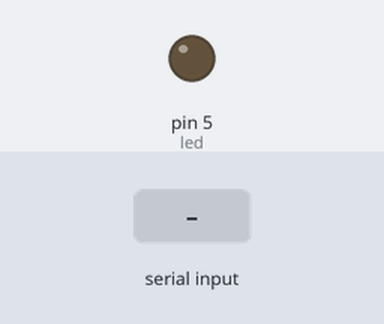
Bench run of a sketch on a simulated Arduino Uno, built with avr-gcc and run on an emulated ATmega328P. Shown: output pins drawn as LEDs (lit = HIGH). The test bench sets the inputs (shaded band).

Above: at 1.2 s.
1.3 s: byte 1 (1) received over Serial
At 1.8 s:
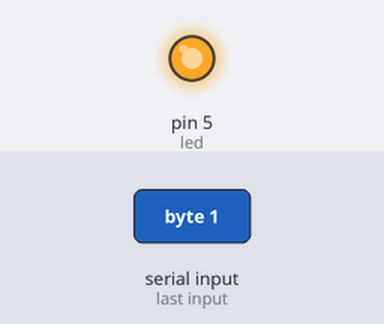
2.8 s: byte 2 (2) received over Serial
At 4.2 s:
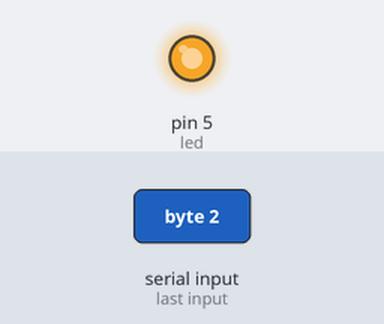
Timing chart, 0 to 5.8 s (numbered marks = the images above; inputs shaded):
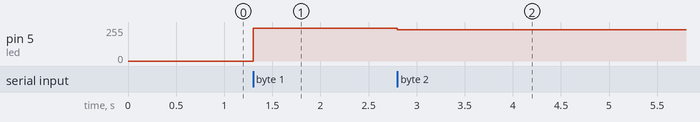

The sketch:

exercise2.ino
```cpp
////////////////////////////////////////
// Controlling LED Brightness from p5 //
////////////////////////////////////////

int led = 5;            // the PWM pin the LED is attached to
int brightness = 0;     // how bright the LED is initially
int fadeAmount = 10;    // how many points to fade the LED by

void setup() {
  Serial.begin(9600);   // initiate the serial monitor
  pinMode(led, OUTPUT);
}

void loop() {
  analogWrite(led, brightness);
  while (Serial.available() > 0) {
    // read the incoming byte:
    int inByte = Serial.read();
    switch (inByte) {
      case 1:                                      // if "1" is sent
        analogWrite(led, brightness);
        brightness = brightness - fadeAmount;      // decrese LED brightness by increment
        break;
      case 2:                                      // if "2" is sent
        analogWrite(led, brightness);
        brightness = brightness + fadeAmount;      // increase LED brightness by increment
        break;
    }
    if (brightness <= 0 || brightness >= 255) {    // if the LED gets too bright (or too dim)
    fadeAmount = -fadeAmount;                      // reverse the fading direction
    }
  }
}
```

Measured:
- after the input at 1.3 s, pin 5 (led): 0/255 → 246/255 at once
- after the input at 2.8 s, pin 5 (led): 246/255 → 236/255 at once
